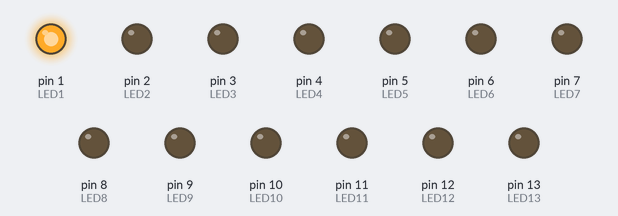
Recording of a sketch running on a simulated Arduino Uno, built with avr-gcc and run on an emulated ATmega328P. Parts: output pins drawn as LEDs (lit = HIGH).

Above: at 0.1 s.
At 26.1 s:
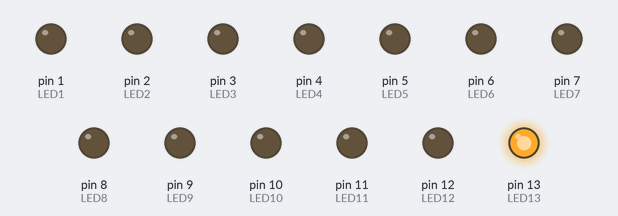
At 29.1 s:
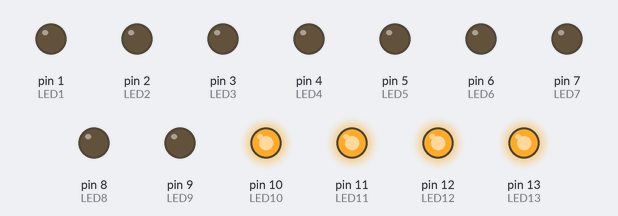
At 32.1 s:
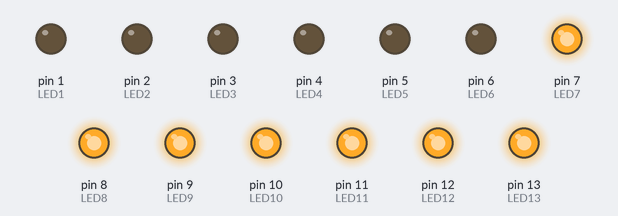
At 35.1 s:
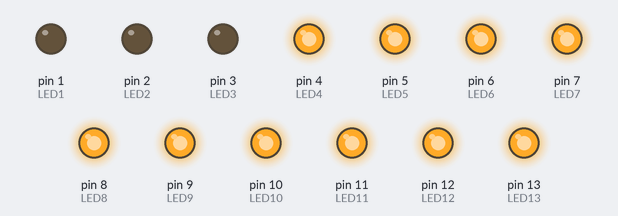
At 39.1 s:
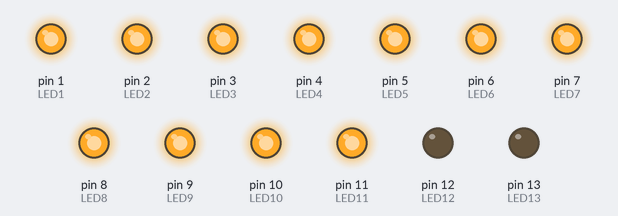
Timing chart, 0 to 40.0 s (numbered marks = the images above):
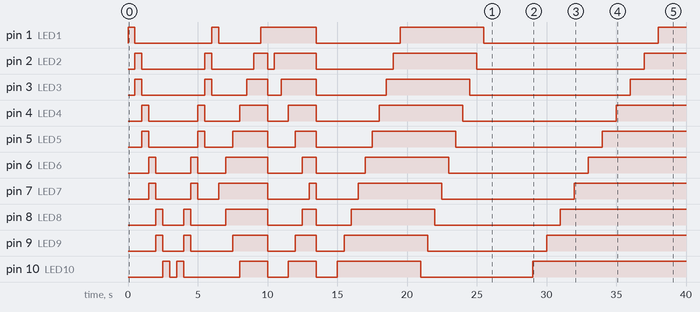

The sketch:

Arduino_LED_patterns.pde
```cpp
// Blinking RGB LEDs
// Written by Scott Pustay
//
// This is a really simple example of how to make some fun LED patterns
// with your Arduino.
//
// See more on my blog post at
// http://scottpustay.com/2011/06/29/making-led-blinking-patterns-with-an-arduino/
//
// I have LEDs being powered by output pins 1 through 13. This program
// cycles these LEDs on and off to make the pattern.
// Don't forget to add your resistors to the simple circuit. I'm calling
// LED13 the top and LED1 the bottom. This made sense for how I wired the
// LEDs to the breadboard.

#define LED13 13 // LED connected to digitial pin 13
#define LED12 12
#define LED11 11
#define LED10 10
#define LED9 9
#define LED8 8
#define LED7 7
#define LED6 6
#define LED5 5
#define LED4 4
#define LED3 3
#define LED2 2
#define LED1 1

void setup()
{
 pinMode(LED13, OUTPUT); // sets the digital pin as output
 pinMode(LED12, OUTPUT);
 pinMode(LED11, OUTPUT);
 pinMode(LED10, OUTPUT);
 pinMode(LED9, OUTPUT);
 pinMode(LED8, OUTPUT);
 pinMode(LED7, OUTPUT);
 pinMode(LED6, OUTPUT);
 pinMode(LED5, OUTPUT);
 pinMode(LED4, OUTPUT);
 pinMode(LED3, OUTPUT);
 pinMode(LED2, OUTPUT);
 pinMode(LED1, OUTPUT);
}


void loop(){
 // all off
 digitalWrite(LED13, LOW);
 digitalWrite(LED12, LOW);
 digitalWrite(LED11, LOW);
 digitalWrite(LED10, LOW);
 digitalWrite(LED9, LOW);
 digitalWrite(LED8, LOW);
 digitalWrite(LED7, LOW);
 digitalWrite(LED6, LOW);
 digitalWrite(LED5, LOW);
 digitalWrite(LED4, LOW);
 digitalWrite(LED3, LOW);
 digitalWrite(LED2, LOW);
 digitalWrite(LED1, LOW);

 // doubles skipping
 digitalWrite(LED1, HIGH);
 delay(500);
 digitalWrite(LED1, LOW);
 digitalWrite(LED2, HIGH);
 digitalWrite(LED3, HIGH);
 delay(500);
 digitalWrite(LED2, LOW);
 digitalWrite(LED3, LOW);
 digitalWrite(LED4, HIGH);
 digitalWrite(LED5, HIGH);
 delay(500);
 digitalWrite(LED4, LOW);
 digitalWrite(LED5, LOW);
 digitalWrite(LED6, HIGH);
 digitalWrite(LED7, HIGH);
 delay(500);
 digitalWrite(LED6, LOW);
 digitalWrite(LED7, LOW);
 digitalWrite(LED8, HIGH);
 digitalWrite(LED9, HIGH);
 delay(500);
 digitalWrite(LED8, LOW);
 digitalWrite(LED9, LOW);
 digitalWrite(LED10, HIGH);
 digitalWrite(LED11, HIGH);
 delay(500);
 digitalWrite(LED10, LOW);
 digitalWrite(LED11, LOW);
 digitalWrite(LED12, HIGH);
 digitalWrite(LED13, HIGH);
 delay(500);
 digitalWrite(LED12, LOW);
 digitalWrite(LED13, LOW);
 digitalWrite(LED10, HIGH);
 digitalWrite(LED11, HIGH);
 delay(500);
 digitalWrite(LED10, LOW);
 digitalWrite(LED11, LOW);
 digitalWrite(LED8, HIGH);
 digitalWrite(LED9, HIGH);
 delay(500);
 digitalWrite(LED8, LOW);
 digitalWrite(LED9, LOW);
 digitalWrite(LED6, HIGH);
 digitalWrite(LED7, HIGH);
 delay(500);
 digitalWrite(LED6, LOW);
 digitalWrite(LED7, LOW);
 digitalWrite(LED4, HIGH);
 digitalWrite(LED5, HIGH);
 delay(500);
 digitalWrite(LED4, LOW);
 digitalWrite(LED5, LOW);
 digitalWrite(LED2, HIGH);
 digitalWrite(LED3, HIGH);
 delay(500);
 digitalWrite(LED2, LOW);
 digitalWrite(LED3, LOW);
 digitalWrite(LED1, HIGH);
 delay(500);
 digitalWrite(LED1, LOW);

 // in to out
 digitalWrite(LED7, HIGH);
 delay(500);
 digitalWrite(LED8, HIGH);
 digitalWrite(LED6, HIGH);
 delay(500);
 digitalWrite(LED9, HIGH);
 digitalWrite(LED5, HIGH);
 delay(500);
 digitalWrite(LED10, HIGH);
 digitalWrite(LED4, HIGH);
 delay(500);
 digitalWrite(LED11, HIGH);
 digitalWrite(LED3, HIGH);
 delay(500);
 digitalWrite(LED12, HIGH);
 digitalWrite(LED2, HIGH);
 delay(500);
 digitalWrite(LED13, HIGH);
 digitalWrite(LED1, HIGH);
 delay(500);

 // all off
 digitalWrite(LED13, LOW);
 digitalWrite(LED12, LOW);
 digitalWrite(LED11, LOW);
 digitalWrite(LED10, LOW);
 digitalWrite(LED9, LOW);
 digitalWrite(LED8, LOW);
 digitalWrite(LED7, LOW);
 digitalWrite(LED6, LOW);
 digitalWrite(LED5, LOW);
 digitalWrite(LED4, LOW);
 digitalWrite(LED3, LOW);
 digitalWrite(LED2, LOW);
 digitalWrite(LED1, LOW);

 // out to in
 digitalWrite(LED13, HIGH);
 digitalWrite(LED1, HIGH);
 delay(500);
 digitalWrite(LED12, HIGH);
 digitalWrite(LED2, HIGH);
 delay(500);
 digitalWrite(LED11, HIGH);
 digitalWrite(LED3, HIGH);
 delay(500);
 digitalWrite(LED10, HIGH);
 digitalWrite(LED4, HIGH);
 delay(500);
 digitalWrite(LED9, HIGH);
 digitalWrite(LED5, HIGH);
 delay(500);
 digitalWrite(LED8, HIGH);
 digitalWrite(LED6, HIGH);
 delay(500);
 digitalWrite(LED7, HIGH);
 delay(500);

 // all off
 digitalWrite(LED13, LOW);
 digitalWrite(LED12, LOW);
 digitalWrite(LED11, LOW);
 digitalWrite(LED10, LOW);
 digitalWrite(LED9, LOW);
 digitalWrite(LED8, LOW);
 digitalWrite(LED7, LOW);
 digitalWrite(LED6, LOW);
 digitalWrite(LED5, LOW);
 digitalWrite(LED4, LOW);
 digitalWrite(LED3, LOW);
 digitalWrite(LED2, LOW);
 digitalWrite(LED1, LOW);

 // fast line top to bottom
 digitalWrite(LED13, HIGH);
 delay(500);
 digitalWrite(LED12, HIGH);
 delay(500);
 digitalWrite(LED11, HIGH);
 delay(500);
 digitalWrite(LED10, HIGH);
 delay(500);
 digitalWrite(LED9, HIGH);
 delay(500);
 digitalWrite(LED8, HIGH);
 delay(500);
 digitalWrite(LED7, HIGH);
 delay(500);
 digitalWrite(LED6, HIGH);
 delay(500);
 digitalWrite(LED5, HIGH);
 delay(500);
 digitalWrite(LED4, HIGH);
 delay(500);
 digitalWrite(LED3, HIGH);
 delay(500);
 digitalWrite(LED2, HIGH);
 delay(500);
 digitalWrite(LED1, HIGH);
 digitalWrite(LED13, LOW);
 delay(500);
 digitalWrite(LED12, LOW);
 delay(500);
 digitalWrite(LED11, LOW);
 delay(500);
 digitalWrite(LED10, LOW);
 delay(500);
 digitalWrite(LED9, LOW);
 delay(500);
 digitalWrite(LED8, LOW);
 delay(500);
 digitalWrite(LED7, LOW);
 delay(500);
 digitalWrite(LED6, LOW);
 delay(500);
 digitalWrite(LED5, LOW);
 delay(500);
 digitalWrite(LED4, LOW);
 delay(500);
 digitalWrite(LED3, LOW);
 delay(500);
 digitalWrite(LED2, LOW);
 delay(500);
 digitalWrite(LED1, LOW);
 delay(500);

 // slow line top to bottom
 digitalWrite(LED13, HIGH);
 delay(1000);
 digitalWrite(LED12, HIGH);
 delay(1000);
 digitalWrite(LED11, HIGH);
 delay(1000);
 digitalWrite(LED10, HIGH);
 delay(1000);
 digitalWrite(LED9, HIGH);
 delay(1000);
 digitalWrite(LED8, HIGH);
 delay(1000);
 digitalWrite(LED7, HIGH);
 delay(1000);
 digitalWrite(LED6, HIGH);
 delay(1000);
 digitalWrite(LED5, HIGH);
 delay(1000);
 digitalWrite(LED4, HIGH);
 delay(1000);
 digitalWrite(LED3, HIGH);
 delay(1000);
 digitalWrite(LED2, HIGH);
 delay(1000);
 digitalWrite(LED1, HIGH);
 digitalWrite(LED13, LOW);
 delay(1000);
 digitalWrite(LED12, LOW);
 delay(1000);
 digitalWrite(LED11, LOW);
 delay(1000);
 digitalWrite(LED10, LOW);
 delay(1000);
 digitalWrite(LED9, LOW);
 delay(1000);
 digitalWrite(LED8, LOW);
 delay(1000);
 digitalWrite(LED7, LOW);
 delay(1000);
 digitalWrite(LED6, LOW);
 delay(1000);
 digitalWrite(LED5, LOW);
 delay(1000);
 digitalWrite(LED4, LOW);
 delay(1000);
 digitalWrite(LED3, LOW);
 delay(1000);
 digitalWrite(LED2, LOW);
 delay(1000);
 digitalWrite(LED1, LOW);
 delay(1000);

}
```

Measured:
- by itself, pin 1 (LED1): LOW → HIGH at 0.00 s, → LOW 0.50 s later, → HIGH 5.5 s later, → LOW 0.50 s later, … (9 changes in this stretch)
- by itself, pin 2 (LED2): LOW → HIGH at 0.50 s, → LOW 0.50 s later, → HIGH 4.5 s later, → LOW 0.50 s later, … (11 changes in this stretch)
- by itself, pin 3 (LED3): LOW → HIGH at 0.50 s, → LOW 0.50 s later, → HIGH 4.5 s later, → LOW 0.50 s later, … (11 changes in this stretch)
- by itself, pin 4 (LED4): LOW → HIGH at 1.0 s, → LOW 0.50 s later, → HIGH 3.5 s later, → LOW 0.50 s later, … (11 changes in this stretch)
- by itself, pin 5 (LED5): LOW → HIGH at 1.0 s, → LOW 0.50 s later, → HIGH 3.5 s later, → LOW 0.50 s later, … (11 changes in this stretch)
- by itself, pin 6 (LED6): LOW → HIGH at 1.5 s, → LOW 0.50 s later, → HIGH 2.5 s later, → LOW 0.50 s later, … (11 changes in this stretch)
- by itself, pin 7 (LED7): LOW → HIGH at 1.5 s, → LOW 0.50 s later, → HIGH 2.5 s later, → LOW 0.50 s later, … (11 changes in this stretch)
- by itself, pin 8 (LED8): LOW → HIGH at 2.0 s, → LOW 0.50 s later, → HIGH 1.5 s later, → LOW 0.50 s later, … (11 changes in this stretch)
